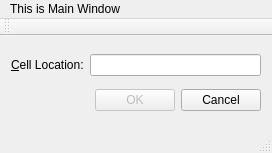
<?xml version="1.0" encoding="UTF-8"?>
<ui version="4.0">
 <class>MainWindow</class>
 <widget class="QMainWindow" name="MainWindow">
  <property name="geometry">
   <rect>
    <x>0</x>
    <y>0</y>
    <width>272</width>
    <height>153</height>
   </rect>
  </property>
  <property name="windowTitle">
   <string>Go to Cell</string>
  </property>
  <widget class="QWidget" name="centralWidget">
   <layout class="QVBoxLayout" name="verticalLayout">
    <item>
     <layout class="QHBoxLayout" name="horizontalLayout">
      <item>
       <widget class="QLabel" name="label">
        <property name="text">
         <string>&amp;Cell Location:</string>
        </property>
        <property name="buddy">
         <cstring>lineEdit</cstring>
        </property>
       </widget>
      </item>
      <item>
       <widget class="QLineEdit" name="lineEdit"/>
      </item>
     </layout>
    </item>
    <item>
     <layout class="QHBoxLayout" name="horizontalLayout_2">
      <item>
       <spacer name="horizontalSpacer">
        <property name="orientation">
         <enum>Qt::Horizontal</enum>
        </property>
        <property name="sizeHint" stdset="0">
         <size>
          <width>40</width>
          <height>20</height>
         </size>
        </property>
       </spacer>
      </item>
      <item>
       <widget class="QPushButton" name="okButton">
        <property name="enabled">
         <bool>false</bool>
        </property>
        <property name="text">
         <string>OK</string>
        </property>
        <property name="default">
         <bool>true</bool>
        </property>
       </widget>
      </item>
      <item>
       <widget class="QPushButton" name="cancelButton">
        <property name="text">
         <string>Cancel</string>
        </property>
       </widget>
      </item>
     </layout>
    </item>
   </layout>
  </widget>
  <widget class="QMenuBar" name="menuBar">
   <property name="geometry">
    <rect>
     <x>0</x>
     <y>0</y>
     <width>272</width>
     <height>29</height>
    </rect>
   </property>
   <widget class="QMenu" name="menuThis_is_Main_Window">
    <property name="title">
     <string>This is Main Window</string>
    </property>
   </widget>
   <addaction name="menuThis_is_Main_Window"/>
  </widget>
  <widget class="QToolBar" name="mainToolBar">
   <attribute name="toolBarArea">
    <enum>TopToolBarArea</enum>
   </attribute>
   <attribute name="toolBarBreak">
    <bool>false</bool>
   </attribute>
  </widget>
  <widget class="QStatusBar" name="statusBar"/>
 </widget>
 <layoutdefault spacing="6" margin="11"/>
 <tabstops>
  <tabstop>lineEdit</tabstop>
  <tabstop>cancelButton</tabstop>
  <tabstop>okButton</tabstop>
 </tabstops>
 <resources/>
 <connections/>
</ui>
